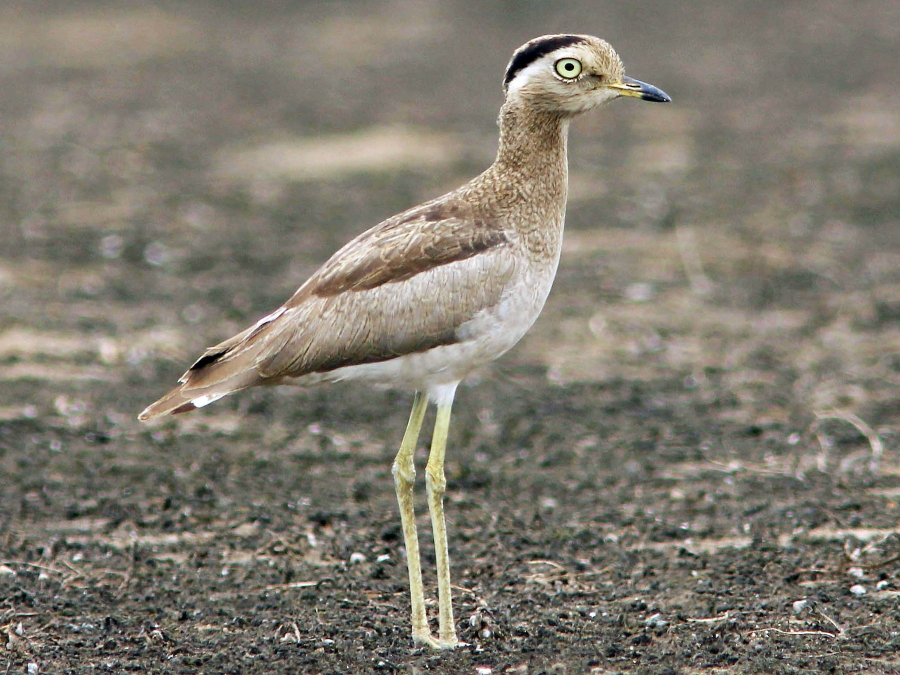
#> input picture Semana 7/huerequeque.jpg, 1800 x 1350 px (shown at 1/2 size)
$ python interfaz.py
#> lines starting #> are read from the running program, lines starting #| are printed output that depends on the picture
import tkinter as tk
from PIL import Image, ImageTk
import numpy as np
import cv2

def escalar_imagen(image,max_width):
    original_height,original_width=image.shape
    ratio=max_width/original_width
    height=int(original_height*ratio)
    return cv2.resize(image,(max_width,height))

def mostrar_imagen(image, label, max_width):
    imagen_resized = escalar_imagen(image, max_width)
    imagen_tk = ImageTk.PhotoImage(image=Image.fromarray(imagen_resized))
    label.config(image=imagen_tk)
    label.image = imagen_tk

def actualizar_filtro(valor):
    #n = int(valor)
    n=2
    D =  np.sqrt( (f-fil)**2 + (c-col)**2 )
    D0 = (int(valor)/20*fil)
    H_pb_butter = 1/(1 + (D/D0)**(2*n))

    img_fft = np.fft.fft2(img_padded)
    img_fft_shift = np.fft.fftshift(img_fft)

    espectro = np.log(1 + np.abs(img_fft_shift))

    G_fft = img_fft_shift * H_pb_butter

    G_fft_ishift = np.fft.ifftshift(G_fft)
    g = np.fft.ifft2(G_fft_ishift)
    g_real = np.real(g)[0:fil, 0:col]

    D02 = 0.1*fil
    D2 =  np.sqrt( (fs-fil/2)**2 + (cs-col/2)**2 )

    H = np.exp(-(D2**2)/(2*(D02**2)))

    mostrar_imagen(10*espectro, label_matriz, 300)
    mostrar_imagen(g_real, label_g_real, 300)

img= cv2.imread("huerequeque.jpg", 0)
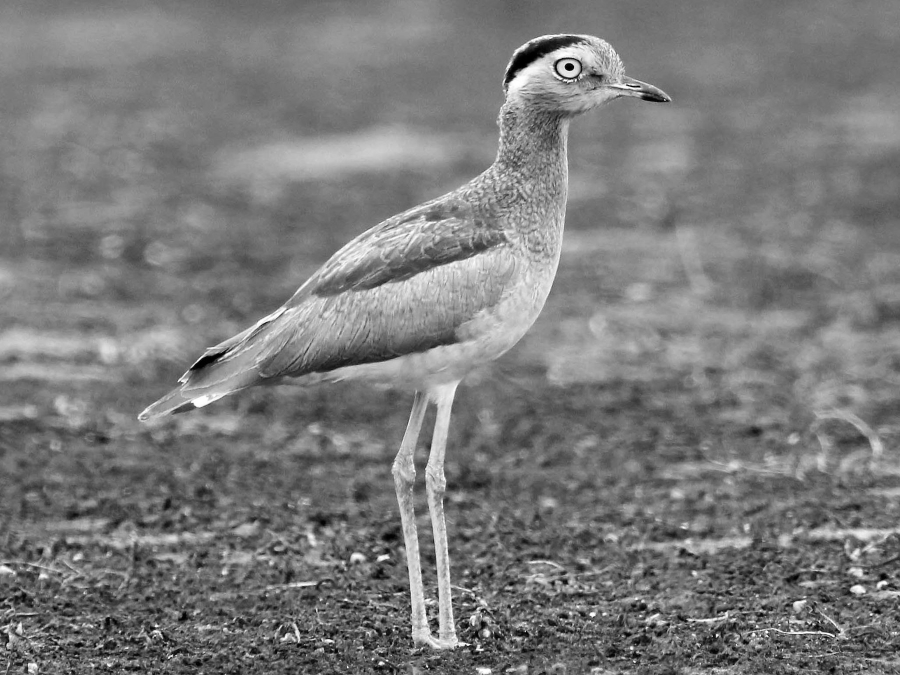
#> img: shape (1350, 1800) (shown at 1/2 size); min 0, max 255, mean 122.9
fil, col = img.shape
#> fil = 1350; col = 1800
img_padded = np.pad(img,((0,fil),(0,col)),'constant',constant_values=((0, 0),(0,0)))
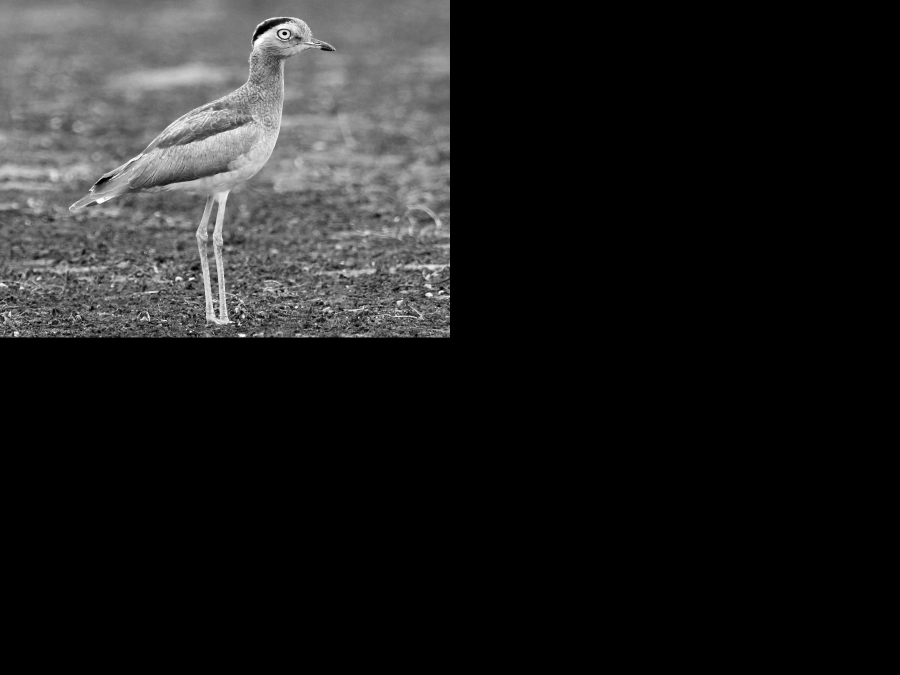
#> img_padded: shape (2700, 3600) (shown at 1/4 size); min 0, max 255, mean 30.7
f, c = np.ogrid[0:2*fil,0:2*col]
#> f = 2700 values from 0 to 2699
fs, cs = np.ogrid[0:fil,0:col]
#> fs = 1350 values from 0 to 1349


ventana = tk.Tk()
ventana.title("Mostrar Imagen y Matriz con Tkinter")

label_imagen = tk.Label(ventana)
mostrar_imagen(img, label_imagen, 300)
#> in escalar_imagen, `return cv2.resize(image,(max_width,height))`:
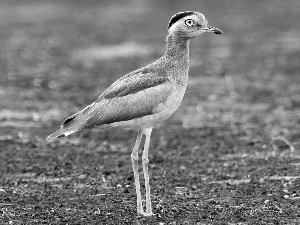
#> returned value: shape (225, 300); min 0, max 255, mean 123
label_imagen.grid(row=0, column=0,padx=10,pady=10)

label_matriz = tk.Label(ventana)
label_matriz.grid(row=0, column=1,padx=10,pady=10)

label_g_real = tk.Label(ventana)
label_g_real.grid(row=0, column=2,padx=10,pady=10)

slider_n=tk.Scale(ventana, from_=1, to=20, orient=tk.HORIZONTAL, label="Valor de n", command=actualizar_filtro)

slider_n.set(2)


slider_n.grid(row=1, column=0,columnspan=3, pady=10)

ventana.mainloop()
